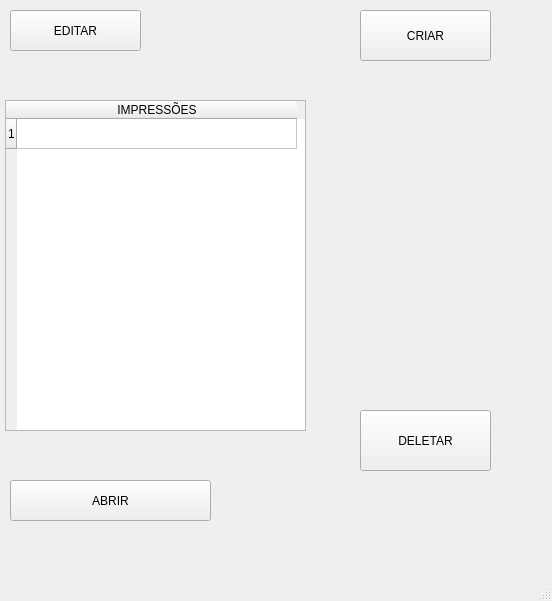
<?xml version="1.0" encoding="UTF-8"?>
<ui version="4.0">
 <class>MainWindow</class>
 <widget class="QMainWindow" name="MainWindow">
  <property name="geometry">
   <rect>
    <x>0</x>
    <y>0</y>
    <width>552</width>
    <height>601</height>
   </rect>
  </property>
  <property name="windowTitle">
   <string>MainWindow</string>
  </property>
  <widget class="QWidget" name="centralwidget">
   <widget class="QPushButton" name="pushButton">
    <property name="geometry">
     <rect>
      <x>10</x>
      <y>480</y>
      <width>201</width>
      <height>41</height>
     </rect>
    </property>
    <property name="text">
     <string>ABRIR</string>
    </property>
   </widget>
   <widget class="QPushButton" name="pushButton_2">
    <property name="geometry">
     <rect>
      <x>360</x>
      <y>10</y>
      <width>131</width>
      <height>51</height>
     </rect>
    </property>
    <property name="text">
     <string>CRIAR</string>
    </property>
   </widget>
   <widget class="QPushButton" name="pushButton_3">
    <property name="geometry">
     <rect>
      <x>10</x>
      <y>10</y>
      <width>131</width>
      <height>41</height>
     </rect>
    </property>
    <property name="text">
     <string>EDITAR</string>
    </property>
   </widget>
   <widget class="QPushButton" name="pushButton_4">
    <property name="geometry">
     <rect>
      <x>360</x>
      <y>410</y>
      <width>131</width>
      <height>61</height>
     </rect>
    </property>
    <property name="text">
     <string>DELETAR</string>
    </property>
   </widget>
   <widget class="QTableWidget" name="tableWidget">
    <property name="geometry">
     <rect>
      <x>5</x>
      <y>100</y>
      <width>301</width>
      <height>331</height>
     </rect>
    </property>
    <attribute name="horizontalHeaderDefaultSectionSize">
     <number>280</number>
    </attribute>
    <row>
     <property name="text">
      <string>1</string>
     </property>
    </row>
    <column>
     <property name="text">
      <string>IMPRESSÕES</string>
     </property>
    </column>
   </widget>
  </widget>
  <widget class="QMenuBar" name="menubar">
   <property name="geometry">
    <rect>
     <x>0</x>
     <y>0</y>
     <width>552</width>
     <height>21</height>
    </rect>
   </property>
  </widget>
  <widget class="QStatusBar" name="statusbar"/>
 </widget>
 <resources/>
 <connections/>
</ui>
